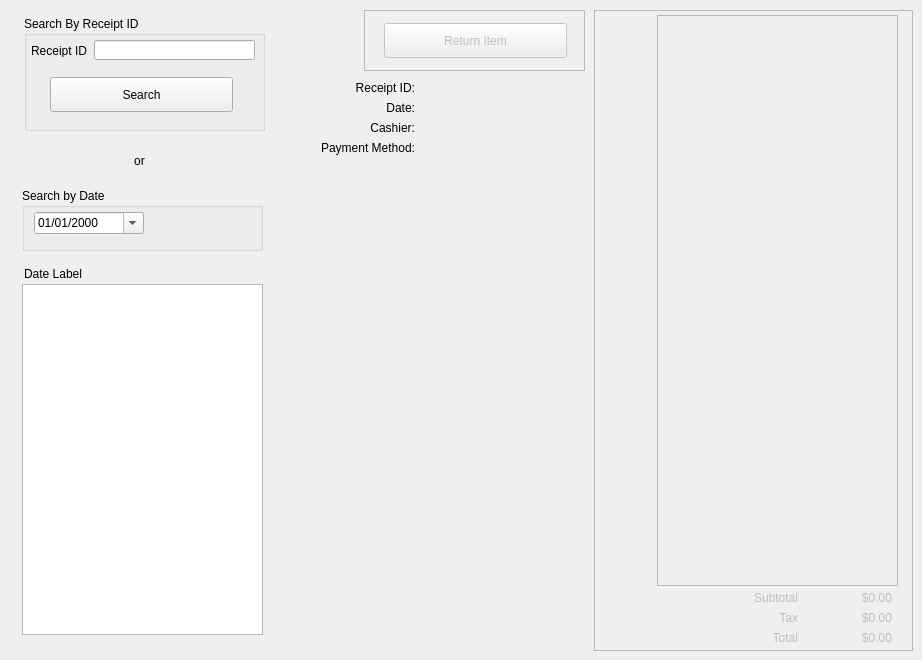
    <widget class="QWidget" name="manage_orders_tab">
     <attribute name="title">
      <string>Manage Orders</string>
     </attribute>
     <widget class="QLabel" name="mo_date_lbl">
      <property name="geometry">
       <rect>
        <x>24</x>
        <y>266</y>
        <width>239</width>
        <height>16</height>
       </rect>
      </property>
      <property name="text">
       <string>Date Label</string>
      </property>
      <property name="alignment">
       <set>Qt::AlignLeading|Qt::AlignLeft|Qt::AlignVCenter</set>
      </property>
     </widget>
     <widget class="QGroupBox" name="groupBox">
      <property name="geometry">
       <rect>
        <x>24</x>
        <y>16</y>
        <width>241</width>
        <height>115</height>
       </rect>
      </property>
      <property name="title">
       <string>Search By Receipt ID</string>
      </property>
      <widget class="QLabel" name="label_34">
       <property name="geometry">
        <rect>
         <x>4</x>
         <y>28</y>
         <width>59</width>
         <height>13</height>
        </rect>
       </property>
       <property name="text">
        <string>Receipt ID</string>
       </property>
       <property name="alignment">
        <set>Qt::AlignRight|Qt::AlignTrailing|Qt::AlignVCenter</set>
       </property>
      </widget>
      <widget class="QLineEdit" name="mo_id_search_field">
       <property name="geometry">
        <rect>
         <x>70</x>
         <y>24</y>
         <width>161</width>
         <height>20</height>
        </rect>
       </property>
      </widget>
      <widget class="QPushButton" name="mo_search_btn">
       <property name="geometry">
        <rect>
         <x>26</x>
         <y>61</y>
         <width>183</width>
         <height>35</height>
        </rect>
       </property>
       <property name="text">
        <string>Search</string>
       </property>
      </widget>
     </widget>
     <widget class="QGroupBox" name="groupBox_2">
      <property name="geometry">
       <rect>
        <x>22</x>
        <y>188</y>
        <width>241</width>
        <height>63</height>
       </rect>
      </property>
      <property name="title">
       <string>Search by Date</string>
      </property>
      <widget class="QDateEdit" name="mo_date_edit">
       <property name="geometry">
        <rect>
         <x>12</x>
         <y>24</y>
         <width>110</width>
         <height>22</height>
        </rect>
       </property>
       <property name="currentSection">
        <enum>QDateTimeEdit::MonthSection</enum>
       </property>
       <property name="displayFormat">
        <string>MM/dd/yyyy</string>
       </property>
       <property name="calendarPopup">
        <bool>true</bool>
       </property>
      </widget>
     </widget>
     <widget class="QFrame" name="mo_receipt_frame">
      <property name="enabled">
       <bool>false</bool>
      </property>
      <property name="geometry">
       <rect>
        <x>594</x>
        <y>10</y>
        <width>319</width>
        <height>641</height>
       </rect>
      </property>
      <property name="frameShape">
       <enum>QFrame::StyledPanel</enum>
      </property>
      <property name="frameShadow">
       <enum>QFrame::Raised</enum>
      </property>
      <widget class="QLabel" name="mo_total_lbl">
       <property name="geometry">
        <rect>
         <x>212</x>
         <y>620</y>
         <width>86</width>
         <height>16</height>
        </rect>
       </property>
       <property name="text">
        <string>$0.00</string>
       </property>
       <property name="alignment">
        <set>Qt::AlignRight|Qt::AlignTrailing|Qt::AlignVCenter</set>
       </property>
      </widget>
      <widget class="QLabel" name="mo_r_subtotal_lbl">
       <property name="geometry">
        <rect>
         <x>212</x>
         <y>580</y>
         <width>86</width>
         <height>16</height>
        </rect>
       </property>
       <property name="text">
        <string>$0.00</string>
       </property>
       <property name="alignment">
        <set>Qt::AlignRight|Qt::AlignTrailing|Qt::AlignVCenter</set>
       </property>
      </widget>
      <widget class="QLabel" name="label_20">
       <property name="geometry">
        <rect>
         <x>148</x>
         <y>580</y>
         <width>56</width>
         <height>16</height>
        </rect>
       </property>
       <property name="text">
        <string>Subtotal</string>
       </property>
       <property name="alignment">
        <set>Qt::AlignRight|Qt::AlignTrailing|Qt::AlignVCenter</set>
       </property>
      </widget>
      <widget class="QLabel" name="label_22">
       <property name="geometry">
        <rect>
         <x>148</x>
         <y>620</y>
         <width>56</width>
         <height>16</height>
        </rect>
       </property>
       <property name="text">
        <string>Total</string>
       </property>
       <property name="alignment">
        <set>Qt::AlignRight|Qt::AlignTrailing|Qt::AlignVCenter</set>
       </property>
      </widget>
      <widget class="QListView" name="mo_receipt_listview">
       <property name="geometry">
        <rect>
         <x>63</x>
         <y>5</y>
         <width>241</width>
         <height>571</height>
        </rect>
       </property>
       <property name="editTriggers">
        <set>QAbstractItemView::NoEditTriggers</set>
       </property>
       <property name="showDropIndicator" stdset="0">
        <bool>false</bool>
       </property>
       <property name="selectionMode">
        <enum>QAbstractItemView::SingleSelection</enum>
       </property>
       <property name="selectionBehavior">
        <enum>QAbstractItemView::SelectRows</enum>
       </property>
      </widget>
      <widget class="QLabel" name="mo_tax_lbl">
       <property name="geometry">
        <rect>
         <x>212</x>
         <y>600</y>
         <width>86</width>
         <height>16</height>
        </rect>
       </property>
       <property name="text">
        <string>$0.00</string>
       </property>
       <property name="alignment">
        <set>Qt::AlignRight|Qt::AlignTrailing|Qt::AlignVCenter</set>
       </property>
      </widget>
      <widget class="QLabel" name="label_23">
       <property name="geometry">
        <rect>
         <x>148</x>
         <y>600</y>
         <width>56</width>
         <height>16</height>
        </rect>
       </property>
       <property name="text">
        <string>Tax</string>
       </property>
       <property name="alignment">
        <set>Qt::AlignRight|Qt::AlignTrailing|Qt::AlignVCenter</set>
       </property>
      </widget>
     </widget>
     <widget class="QFrame" name="mo_btn_frame">
      <property name="enabled">
       <bool>false</bool>
      </property>
      <property name="geometry">
       <rect>
        <x>364</x>
        <y>10</y>
        <width>221</width>
        <height>61</height>
       </rect>
      </property>
      <property name="frameShape">
       <enum>QFrame::StyledPanel</enum>
      </property>
      <property name="frameShadow">
       <enum>QFrame::Raised</enum>
      </property>
      <widget class="QPushButton" name="mo_return_btn">
       <property name="geometry">
        <rect>
         <x>20</x>
         <y>13</y>
         <width>183</width>
         <height>35</height>
        </rect>
       </property>
       <property name="text">
        <string>Return Item</string>
       </property>
      </widget>
     </widget>
     <widget class="QListView" name="mo_receipt_date_listview">
      <property name="geometry">
       <rect>
        <x>22</x>
        <y>284</y>
        <width>241</width>
        <height>351</height>
       </rect>
      </property>
      <property name="editTriggers">
       <set>QAbstractItemView::NoEditTriggers</set>
      </property>
      <property name="showDropIndicator" stdset="0">
       <bool>false</bool>
      </property>
      <property name="selectionMode">
       <enum>QAbstractItemView::SingleSelection</enum>
      </property>
      <property name="selectionBehavior">
       <enum>QAbstractItemView::SelectRows</enum>
      </property>
     </widget>
     <widget class="QLabel" name="mo_date_lbl_3">
      <property name="geometry">
       <rect>
        <x>110</x>
        <y>154</y>
        <width>59</width>
        <height>13</height>
       </rect>
      </property>
      <property name="text">
       <string>or</string>
      </property>
      <property name="alignment">
       <set>Qt::AlignCenter</set>
      </property>
     </widget>
     <widget class="QLabel" name="mo_r_date_lbl_33">
      <property name="geometry">
       <rect>
        <x>316</x>
        <y>100</y>
        <width>99</width>
        <height>16</height>
       </rect>
      </property>
      <property name="text">
       <string>Date:</string>
      </property>
      <property name="alignment">
       <set>Qt::AlignRight|Qt::AlignTrailing|Qt::AlignVCenter</set>
      </property>
     </widget>
     <widget class="QLabel" name="mo_r_date_lbl_2">
      <property name="geometry">
       <rect>
        <x>316</x>
        <y>120</y>
        <width>99</width>
        <height>16</height>
       </rect>
      </property>
      <property name="text">
       <string>Cashier:</string>
      </property>
      <property name="alignment">
       <set>Qt::AlignRight|Qt::AlignTrailing|Qt::AlignVCenter</set>
      </property>
     </widget>
     <widget class="QLabel" name="mo_r_date_lbl_3">
      <property name="geometry">
       <rect>
        <x>316</x>
        <y>140</y>
        <width>99</width>
        <height>16</height>
       </rect>
      </property>
      <property name="text">
       <string>Payment Method:</string>
      </property>
      <property name="alignment">
       <set>Qt::AlignRight|Qt::AlignTrailing|Qt::AlignVCenter</set>
      </property>
     </widget>
     <widget class="QLabel" name="mo_r_date_lbl_4">
      <property name="geometry">
       <rect>
        <x>316</x>
        <y>80</y>
        <width>99</width>
        <height>16</height>
       </rect>
      </property>
      <property name="text">
       <string>Receipt ID:</string>
      </property>
      <property name="alignment">
       <set>Qt::AlignRight|Qt::AlignTrailing|Qt::AlignVCenter</set>
      </property>
     </widget>
     <widget class="QLabel" name="mo_r_method_lbl">
      <property name="geometry">
       <rect>
        <x>426</x>
        <y>140</y>
        <width>199</width>
        <height>16</height>
       </rect>
      </property>
      <property name="text">
       <string/>
      </property>
      <property name="alignment">
       <set>Qt::AlignLeading|Qt::AlignLeft|Qt::AlignVCenter</set>
      </property>
     </widget>
     <widget class="QLabel" name="mo_r_date_lbl">
      <property name="geometry">
       <rect>
        <x>426</x>
        <y>100</y>
        <width>199</width>
        <height>16</height>
       </rect>
      </property>
      <property name="text">
       <string/>
      </property>
      <property name="alignment">
       <set>Qt::AlignLeading|Qt::AlignLeft|Qt::AlignVCenter</set>
      </property>
     </widget>
     <widget class="QLabel" name="mo_r_cashier_lbl">
      <property name="geometry">
       <rect>
        <x>426</x>
        <y>120</y>
        <width>199</width>
        <height>16</height>
       </rect>
      </property>
      <property name="text">
       <string/>
      </property>
      <property name="alignment">
       <set>Qt::AlignLeading|Qt::AlignLeft|Qt::AlignVCenter</set>
      </property>
     </widget>
     <widget class="QLabel" name="mo_r_id_lbl">
      <property name="geometry">
       <rect>
        <x>426</x>
        <y>80</y>
        <width>199</width>
        <height>16</height>
       </rect>
      </property>
      <property name="text">
       <string/>
      </property>
      <property name="alignment">
       <set>Qt::AlignLeading|Qt::AlignLeft|Qt::AlignVCenter</set>
      </property>
     </widget>
    </widget>
